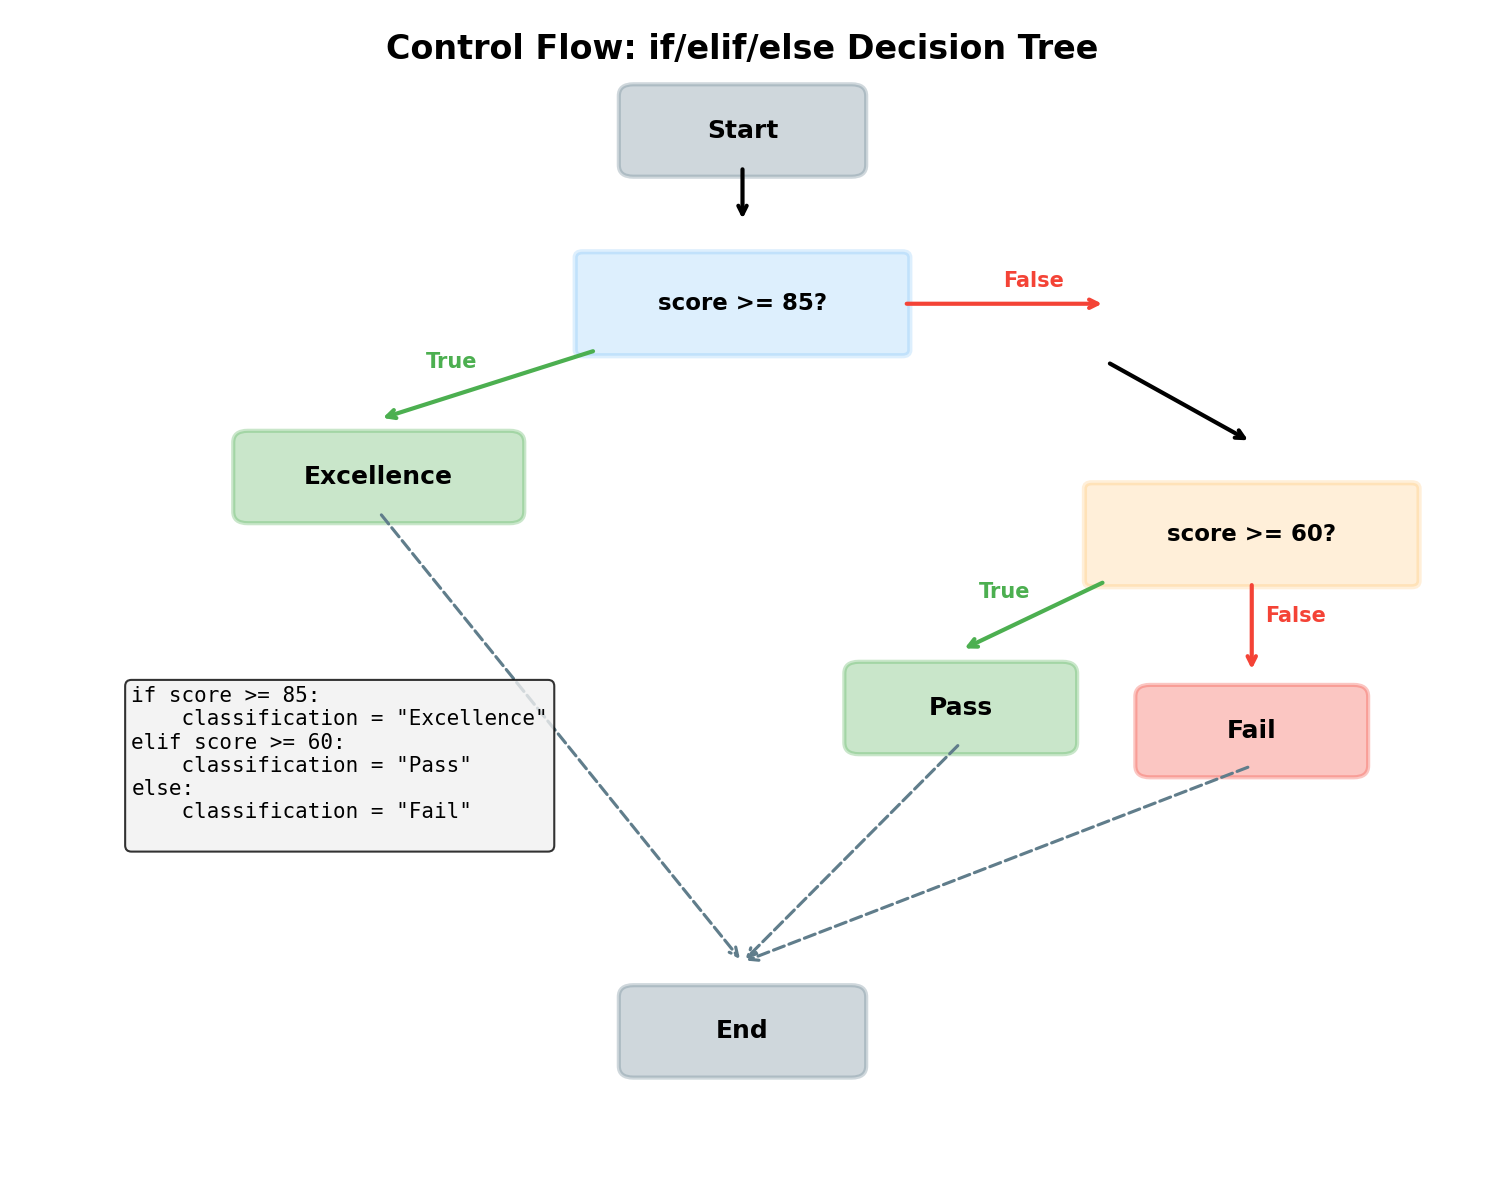

Recreate this plot in Python.
"""
Control Flow Decision Tree Diagram
Shows if/elif/else structure as a flowchart
"""
import matplotlib.pyplot as plt
import matplotlib.patches as patches

fig, ax = plt.subplots(figsize=(10, 8))
ax.set_xlim(0, 10)
ax.set_ylim(0, 10)
ax.axis('off')

# Define colors
color_blue = '#2196F3'
color_green = '#4CAF50'
color_orange = '#FF9800'
color_red = '#F44336'
color_gray = '#607D8B'

# Helper function to draw diamond (decision node)
def draw_diamond(ax, x, y, w, h, text, color):
    diamond = patches.FancyBboxPatch((x-w/2, y-h/2), w, h,
                                      boxstyle="round,pad=0.05",
                                      edgecolor=color,
                                      facecolor=color,
                                      linewidth=2.5,
                                      alpha=0.15)
    ax.add_patch(diamond)
    ax.text(x, y, text, ha='center', va='center',
            fontsize=11, weight='bold', color='black')

# Helper function to draw rectangle (action node)
def draw_rect(ax, x, y, w, h, text, color):
    rect = patches.FancyBboxPatch((x-w/2, y-h/2), w, h,
                                   boxstyle="round,pad=0.1",
                                   edgecolor=color,
                                   facecolor=color,
                                   linewidth=2,
                                   alpha=0.3)
    ax.add_patch(rect)
    ax.text(x, y, text, ha='center', va='center',
            fontsize=12, weight='bold', color='black')

# Start node
draw_rect(ax, 5, 9, 1.5, 0.6, 'Start', color_gray)

# Arrow from start
ax.annotate('', xy=(5, 8.2), xytext=(5, 8.7),
            arrowprops=dict(arrowstyle='->', lw=2, color='black'))

# First decision: score >= 85?
draw_diamond(ax, 5, 7.5, 2.2, 0.8, 'score >= 85?', color_blue)

# Yes arrow to Excellence
ax.annotate('', xy=(2.5, 6.5), xytext=(4, 7.1),
            arrowprops=dict(arrowstyle='->', lw=2, color=color_green))
ax.text(3, 7, 'True', ha='center', va='center',
        fontsize=10, weight='bold', color=color_green)
draw_rect(ax, 2.5, 6, 1.8, 0.6, 'Excellence', color_green)

# No arrow to second decision
ax.annotate('', xy=(7.5, 7.5), xytext=(6.1, 7.5),
            arrowprops=dict(arrowstyle='->', lw=2, color=color_red))
ax.text(7, 7.7, 'False', ha='center', va='center',
        fontsize=10, weight='bold', color=color_red)

# Second decision: score >= 60?
draw_diamond(ax, 8.5, 5.5, 2.2, 0.8, 'score >= 60?', color_orange)

# Arrow from first decision to second
ax.annotate('', xy=(8.5, 6.3), xytext=(7.5, 7),
            arrowprops=dict(arrowstyle='->', lw=2, color='black'))

# Yes arrow to Pass
ax.annotate('', xy=(6.5, 4.5), xytext=(7.5, 5.1),
            arrowprops=dict(arrowstyle='->', lw=2, color=color_green))
ax.text(6.8, 5, 'True', ha='center', va='center',
        fontsize=10, weight='bold', color=color_green)
draw_rect(ax, 6.5, 4, 1.4, 0.6, 'Pass', color_green)

# No arrow to Fail
ax.annotate('', xy=(8.5, 4.3), xytext=(8.5, 5.1),
            arrowprops=dict(arrowstyle='->', lw=2, color=color_red))
ax.text(8.8, 4.8, 'False', ha='center', va='center',
        fontsize=10, weight='bold', color=color_red)
draw_rect(ax, 8.5, 3.8, 1.4, 0.6, 'Fail', color_red)

# All paths converge to End
ax.annotate('', xy=(5, 1.8), xytext=(2.5, 5.7),
            arrowprops=dict(arrowstyle='->', lw=1.5, color=color_gray,
                          linestyle='dashed'))
ax.annotate('', xy=(5, 1.8), xytext=(6.5, 3.7),
            arrowprops=dict(arrowstyle='->', lw=1.5, color=color_gray,
                          linestyle='dashed'))
ax.annotate('', xy=(5, 1.8), xytext=(8.5, 3.5),
            arrowprops=dict(arrowstyle='->', lw=1.5, color=color_gray,
                          linestyle='dashed'))

# End node
draw_rect(ax, 5, 1.2, 1.5, 0.6, 'End', color_gray)

# Title
ax.text(5, 9.7, 'Control Flow: if/elif/else Decision Tree', ha='center', va='center',
        fontsize=16, weight='bold')

# Add code annotation
code_text = """if score >= 85:
    classification = "Excellence"
elif score >= 60:
    classification = "Pass"
else:
    classification = "Fail"
"""
ax.text(0.8, 3.5, code_text, ha='left', va='center',
        fontsize=10, family='monospace',
        bbox=dict(boxstyle='round', facecolor='#f0f0f0', alpha=0.8))

plt.tight_layout()
plt.savefig('/home/chirag/ds-book/book/course-02-programming/ch05-python-fundamentals/diagrams/control_flow_tree.png',
            dpi=150, bbox_inches='tight', facecolor='white')
print("Generated: control_flow_tree.png")
